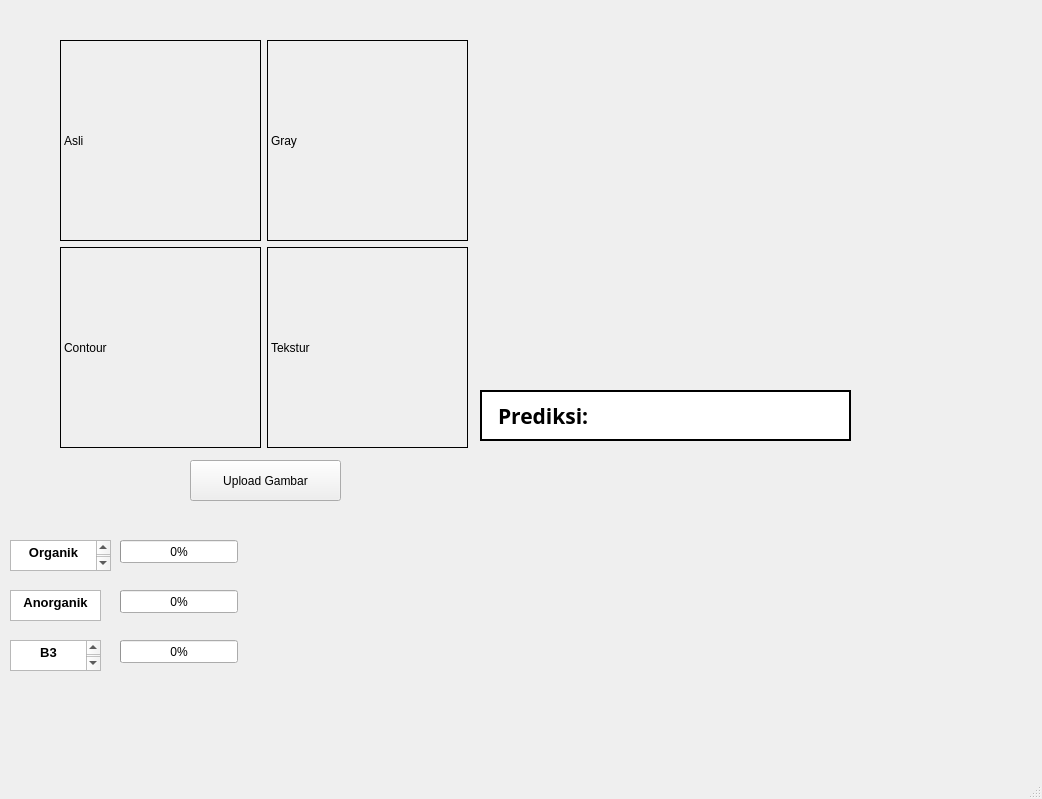
<?xml version="1.0" encoding="UTF-8"?>
<ui version="4.0">
 <class>MainWindow</class>
 <widget class="QMainWindow" name="MainWindow">
  <property name="geometry">
   <rect>
    <x>0</x>
    <y>0</y>
    <width>1042</width>
    <height>799</height>
   </rect>
  </property>
  <property name="windowTitle">
   <string>MainWindow</string>
  </property>
  <widget class="QWidget" name="centralwidget">
   <widget class="QPushButton" name="btnUpload">
    <property name="geometry">
     <rect>
      <x>190</x>
      <y>460</y>
      <width>151</width>
      <height>41</height>
     </rect>
    </property>
    <property name="text">
     <string>Upload Gambar</string>
    </property>
   </widget>
   <widget class="QLabel" name="lblHasil">
    <property name="geometry">
     <rect>
      <x>480</x>
      <y>390</y>
      <width>371</width>
      <height>51</height>
     </rect>
    </property>
    <property name="minimumSize">
     <size>
      <width>300</width>
      <height>50</height>
     </size>
    </property>
    <property name="font">
     <font>
      <family>MS Reference Sans Serif</family>
      <pointsize>16</pointsize>
      <weight>75</weight>
      <bold>true</bold>
     </font>
    </property>
    <property name="styleSheet">
     <string notr="true">background-color: white;
border: 2px solid black;
padding: 10px;</string>
    </property>
    <property name="frameShape">
     <enum>QFrame::Box</enum>
    </property>
    <property name="text">
     <string>Prediksi:</string>
    </property>
    <property name="scaledContents">
     <bool>true</bool>
    </property>
   </widget>
   <widget class="QProgressBar" name="barOrganik">
    <property name="geometry">
     <rect>
      <x>120</x>
      <y>540</y>
      <width>118</width>
      <height>23</height>
     </rect>
    </property>
    <property name="value">
     <number>0</number>
    </property>
   </widget>
   <widget class="QProgressBar" name="barAnorganik">
    <property name="geometry">
     <rect>
      <x>120</x>
      <y>590</y>
      <width>118</width>
      <height>23</height>
     </rect>
    </property>
    <property name="value">
     <number>0</number>
    </property>
   </widget>
   <widget class="QProgressBar" name="barB3">
    <property name="geometry">
     <rect>
      <x>120</x>
      <y>640</y>
      <width>118</width>
      <height>23</height>
     </rect>
    </property>
    <property name="value">
     <number>0</number>
    </property>
   </widget>
   <widget class="QTextEdit" name="textEdit_2">
    <property name="geometry">
     <rect>
      <x>10</x>
      <y>540</y>
      <width>101</width>
      <height>31</height>
     </rect>
    </property>
    <property name="html">
     <string>&lt;!DOCTYPE HTML PUBLIC &quot;-//W3C//DTD HTML 4.0//EN&quot; &quot;http://www.w3.org/TR/REC-html40/strict.dtd&quot;&gt;
&lt;html&gt;&lt;head&gt;&lt;meta name=&quot;qrichtext&quot; content=&quot;1&quot; /&gt;&lt;style type=&quot;text/css&quot;&gt;
p, li { white-space: pre-wrap; }
&lt;/style&gt;&lt;/head&gt;&lt;body style=&quot; font-family:'MS Shell Dlg 2'; font-size:8.25pt; font-weight:400; font-style:normal;&quot;&gt;
&lt;p align=&quot;center&quot; style=&quot; margin-top:0px; margin-bottom:0px; margin-left:0px; margin-right:0px; -qt-block-indent:0; text-indent:0px;&quot;&gt;&lt;span style=&quot; font-size:10pt; font-weight:600;&quot;&gt;Organik&lt;/span&gt;&lt;/p&gt;
&lt;p align=&quot;center&quot; style=&quot;-qt-paragraph-type:empty; margin-top:0px; margin-bottom:0px; margin-left:0px; margin-right:0px; -qt-block-indent:0; text-indent:0px; font-size:10pt; font-weight:600;&quot;&gt;&lt;br /&gt;&lt;/p&gt;&lt;/body&gt;&lt;/html&gt;</string>
    </property>
   </widget>
   <widget class="QTextEdit" name="textEdit_3">
    <property name="geometry">
     <rect>
      <x>10</x>
      <y>590</y>
      <width>91</width>
      <height>31</height>
     </rect>
    </property>
    <property name="html">
     <string>&lt;!DOCTYPE HTML PUBLIC &quot;-//W3C//DTD HTML 4.0//EN&quot; &quot;http://www.w3.org/TR/REC-html40/strict.dtd&quot;&gt;
&lt;html&gt;&lt;head&gt;&lt;meta name=&quot;qrichtext&quot; content=&quot;1&quot; /&gt;&lt;style type=&quot;text/css&quot;&gt;
p, li { white-space: pre-wrap; }
&lt;/style&gt;&lt;/head&gt;&lt;body style=&quot; font-family:'MS Shell Dlg 2'; font-size:8.25pt; font-weight:400; font-style:normal;&quot;&gt;
&lt;p align=&quot;center&quot; style=&quot; margin-top:0px; margin-bottom:0px; margin-left:0px; margin-right:0px; -qt-block-indent:0; text-indent:0px;&quot;&gt;&lt;span style=&quot; font-size:10pt; font-weight:600;&quot;&gt;Anorganik&lt;/span&gt;&lt;/p&gt;&lt;/body&gt;&lt;/html&gt;</string>
    </property>
   </widget>
   <widget class="QTextEdit" name="textEdit_4">
    <property name="geometry">
     <rect>
      <x>10</x>
      <y>640</y>
      <width>91</width>
      <height>31</height>
     </rect>
    </property>
    <property name="html">
     <string>&lt;!DOCTYPE HTML PUBLIC &quot;-//W3C//DTD HTML 4.0//EN&quot; &quot;http://www.w3.org/TR/REC-html40/strict.dtd&quot;&gt;
&lt;html&gt;&lt;head&gt;&lt;meta name=&quot;qrichtext&quot; content=&quot;1&quot; /&gt;&lt;style type=&quot;text/css&quot;&gt;
p, li { white-space: pre-wrap; }
&lt;/style&gt;&lt;/head&gt;&lt;body style=&quot; font-family:'MS Shell Dlg 2'; font-size:8.25pt; font-weight:400; font-style:normal;&quot;&gt;
&lt;p align=&quot;center&quot; style=&quot; margin-top:0px; margin-bottom:0px; margin-left:0px; margin-right:0px; -qt-block-indent:0; text-indent:0px;&quot;&gt;&lt;span style=&quot; font-size:10pt; font-weight:600;&quot;&gt;B3&lt;/span&gt;&lt;/p&gt;
&lt;p align=&quot;center&quot; style=&quot;-qt-paragraph-type:empty; margin-top:0px; margin-bottom:0px; margin-left:0px; margin-right:0px; -qt-block-indent:0; text-indent:0px; font-size:10pt; font-weight:600;&quot;&gt;&lt;br /&gt;&lt;/p&gt;
&lt;p align=&quot;center&quot; style=&quot;-qt-paragraph-type:empty; margin-top:0px; margin-bottom:0px; margin-left:0px; margin-right:0px; -qt-block-indent:0; text-indent:0px; font-size:10pt; font-weight:600;&quot;&gt;&lt;br /&gt;&lt;/p&gt;&lt;/body&gt;&lt;/html&gt;</string>
    </property>
   </widget>
   <widget class="QWidget" name="">
    <property name="geometry">
     <rect>
      <x>60</x>
      <y>40</y>
      <width>408</width>
      <height>408</height>
     </rect>
    </property>
    <layout class="QGridLayout" name="gridLayout">
     <item row="0" column="0">
      <widget class="QLabel" name="lblAsli">
       <property name="minimumSize">
        <size>
         <width>200</width>
         <height>200</height>
        </size>
       </property>
       <property name="frameShape">
        <enum>QFrame::Box</enum>
       </property>
       <property name="text">
        <string>Asli</string>
       </property>
       <property name="scaledContents">
        <bool>true</bool>
       </property>
      </widget>
     </item>
     <item row="0" column="1">
      <widget class="QLabel" name="lblGray">
       <property name="minimumSize">
        <size>
         <width>200</width>
         <height>200</height>
        </size>
       </property>
       <property name="frameShape">
        <enum>QFrame::Box</enum>
       </property>
       <property name="text">
        <string>Gray</string>
       </property>
       <property name="scaledContents">
        <bool>true</bool>
       </property>
      </widget>
     </item>
     <item row="1" column="0">
      <widget class="QLabel" name="lblKontur">
       <property name="minimumSize">
        <size>
         <width>200</width>
         <height>200</height>
        </size>
       </property>
       <property name="frameShape">
        <enum>QFrame::Box</enum>
       </property>
       <property name="text">
        <string>Contour</string>
       </property>
       <property name="scaledContents">
        <bool>true</bool>
       </property>
      </widget>
     </item>
     <item row="1" column="1">
      <widget class="QLabel" name="lblTekstur">
       <property name="minimumSize">
        <size>
         <width>200</width>
         <height>200</height>
        </size>
       </property>
       <property name="frameShape">
        <enum>QFrame::Box</enum>
       </property>
       <property name="text">
        <string>Tekstur</string>
       </property>
       <property name="scaledContents">
        <bool>true</bool>
       </property>
      </widget>
     </item>
    </layout>
   </widget>
  </widget>
  <widget class="QMenuBar" name="menubar">
   <property name="geometry">
    <rect>
     <x>0</x>
     <y>0</y>
     <width>1042</width>
     <height>21</height>
    </rect>
   </property>
  </widget>
  <widget class="QStatusBar" name="statusbar"/>
 </widget>
 <resources/>
 <connections/>
</ui>
